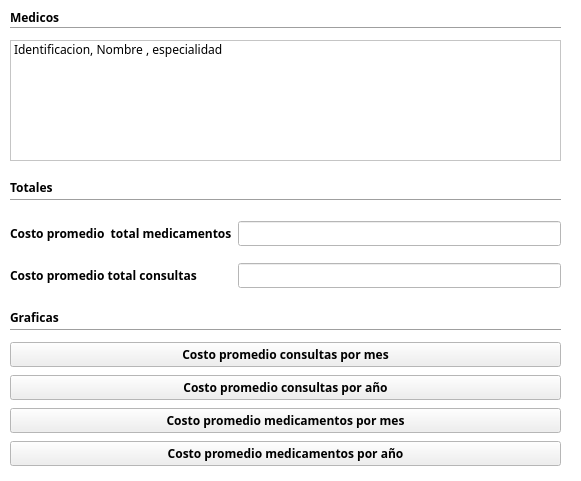
<?xml version="1.0" encoding="UTF-8"?>
<ui version="4.0">
 <class>WidgetCostoPromedioPaciente</class>
 <widget class="QWidget" name="WidgetCostoPromedioPaciente">
  <property name="geometry">
   <rect>
    <x>0</x>
    <y>0</y>
    <width>581</width>
    <height>481</height>
   </rect>
  </property>
  <property name="palette">
   <palette>
    <active>
     <colorrole role="Base">
      <brush brushstyle="SolidPattern">
       <color alpha="255">
        <red>255</red>
        <green>255</green>
        <blue>255</blue>
       </color>
      </brush>
     </colorrole>
     <colorrole role="Window">
      <brush brushstyle="SolidPattern">
       <color alpha="255">
        <red>255</red>
        <green>255</green>
        <blue>255</blue>
       </color>
      </brush>
     </colorrole>
    </active>
    <inactive>
     <colorrole role="Base">
      <brush brushstyle="SolidPattern">
       <color alpha="255">
        <red>255</red>
        <green>255</green>
        <blue>255</blue>
       </color>
      </brush>
     </colorrole>
     <colorrole role="Window">
      <brush brushstyle="SolidPattern">
       <color alpha="255">
        <red>255</red>
        <green>255</green>
        <blue>255</blue>
       </color>
      </brush>
     </colorrole>
    </inactive>
    <disabled>
     <colorrole role="Base">
      <brush brushstyle="SolidPattern">
       <color alpha="255">
        <red>255</red>
        <green>255</green>
        <blue>255</blue>
       </color>
      </brush>
     </colorrole>
     <colorrole role="Window">
      <brush brushstyle="SolidPattern">
       <color alpha="255">
        <red>255</red>
        <green>255</green>
        <blue>255</blue>
       </color>
      </brush>
     </colorrole>
    </disabled>
   </palette>
  </property>
  <property name="font">
   <font>
    <family>Ubuntu Condensed</family>
    <weight>75</weight>
    <bold>true</bold>
   </font>
  </property>
  <property name="cursor">
   <cursorShape>PointingHandCursor</cursorShape>
  </property>
  <property name="windowTitle">
   <string>Form</string>
  </property>
  <property name="autoFillBackground">
   <bool>true</bool>
  </property>
  <widget class="QLabel" name="labelMedicos">
   <property name="geometry">
    <rect>
     <x>10</x>
     <y>10</y>
     <width>58</width>
     <height>15</height>
    </rect>
   </property>
   <property name="text">
    <string>Medicos</string>
   </property>
  </widget>
  <widget class="Line" name="lineTotales">
   <property name="geometry">
    <rect>
     <x>10</x>
     <y>190</y>
     <width>551</width>
     <height>21</height>
    </rect>
   </property>
   <property name="orientation">
    <enum>Qt::Horizontal</enum>
   </property>
  </widget>
  <widget class="QWidget" name="layoutWidget_2">
   <property name="geometry">
    <rect>
     <x>10</x>
     <y>210</y>
     <width>551</width>
     <height>89</height>
    </rect>
   </property>
   <layout class="QGridLayout" name="gridLayout">
    <item row="1" column="1">
     <widget class="QLineEdit" name="lineEditCostoPromedioTotalConsultas">
      <property name="font">
       <font>
        <weight>50</weight>
        <bold>false</bold>
       </font>
      </property>
      <property name="readOnly">
       <bool>true</bool>
      </property>
     </widget>
    </item>
    <item row="1" column="0">
     <widget class="QLabel" name="labelCostoPromedioTotalConsultas">
      <property name="text">
       <string>Costo promedio total consultas</string>
      </property>
     </widget>
    </item>
    <item row="0" column="0">
     <widget class="QLabel" name="labelCostoPromedioTotalMedicamentos">
      <property name="text">
       <string>Costo promedio  total medicamentos</string>
      </property>
     </widget>
    </item>
    <item row="0" column="1">
     <widget class="QLineEdit" name="lineEditCostoPromedioTotalMedicamentos">
      <property name="font">
       <font>
        <weight>50</weight>
        <bold>false</bold>
       </font>
      </property>
      <property name="readOnly">
       <bool>true</bool>
      </property>
     </widget>
    </item>
   </layout>
  </widget>
  <widget class="QListWidget" name="listWidgetMedicos">
   <property name="geometry">
    <rect>
     <x>10</x>
     <y>40</y>
     <width>551</width>
     <height>121</height>
    </rect>
   </property>
   <property name="font">
    <font>
     <weight>50</weight>
     <bold>false</bold>
    </font>
   </property>
   <item>
    <property name="text">
     <string>Identificacion, Nombre , especialidad </string>
    </property>
   </item>
  </widget>
  <widget class="Line" name="lineMedicos">
   <property name="geometry">
    <rect>
     <x>10</x>
     <y>20</y>
     <width>551</width>
     <height>16</height>
    </rect>
   </property>
   <property name="orientation">
    <enum>Qt::Horizontal</enum>
   </property>
  </widget>
  <widget class="QLabel" name="labelTotales">
   <property name="geometry">
    <rect>
     <x>10</x>
     <y>180</y>
     <width>58</width>
     <height>15</height>
    </rect>
   </property>
   <property name="text">
    <string>Totales</string>
   </property>
  </widget>
  <widget class="Line" name="lineGraficas">
   <property name="geometry">
    <rect>
     <x>10</x>
     <y>320</y>
     <width>551</width>
     <height>21</height>
    </rect>
   </property>
   <property name="orientation">
    <enum>Qt::Horizontal</enum>
   </property>
  </widget>
  <widget class="QLabel" name="labelGraficas">
   <property name="geometry">
    <rect>
     <x>10</x>
     <y>310</y>
     <width>58</width>
     <height>15</height>
    </rect>
   </property>
   <property name="text">
    <string>Graficas</string>
   </property>
  </widget>
  <widget class="QWidget" name="layoutWidget">
   <property name="geometry">
    <rect>
     <x>10</x>
     <y>340</y>
     <width>551</width>
     <height>128</height>
    </rect>
   </property>
   <layout class="QGridLayout" name="gridLayout_2">
    <item row="0" column="0">
     <widget class="QPushButton" name="pushButtonCostoPromedioConsultasPorMes">
      <property name="text">
       <string>Costo promedio consultas por mes</string>
      </property>
     </widget>
    </item>
    <item row="1" column="0">
     <widget class="QPushButton" name="pushButtonCostoPromedioConsultasPorAnio">
      <property name="text">
       <string>Costo promedio consultas por año</string>
      </property>
     </widget>
    </item>
    <item row="2" column="0">
     <widget class="QPushButton" name="pushButtonCostoPromedioMedicamentosPorMes">
      <property name="text">
       <string>Costo promedio medicamentos por mes</string>
      </property>
     </widget>
    </item>
    <item row="3" column="0">
     <widget class="QPushButton" name="pushButtonCostoPromedioMedicamentosPorAnio">
      <property name="text">
       <string>Costo promedio medicamentos por año</string>
      </property>
     </widget>
    </item>
   </layout>
  </widget>
 </widget>
 <resources/>
 <connections/>
</ui>
